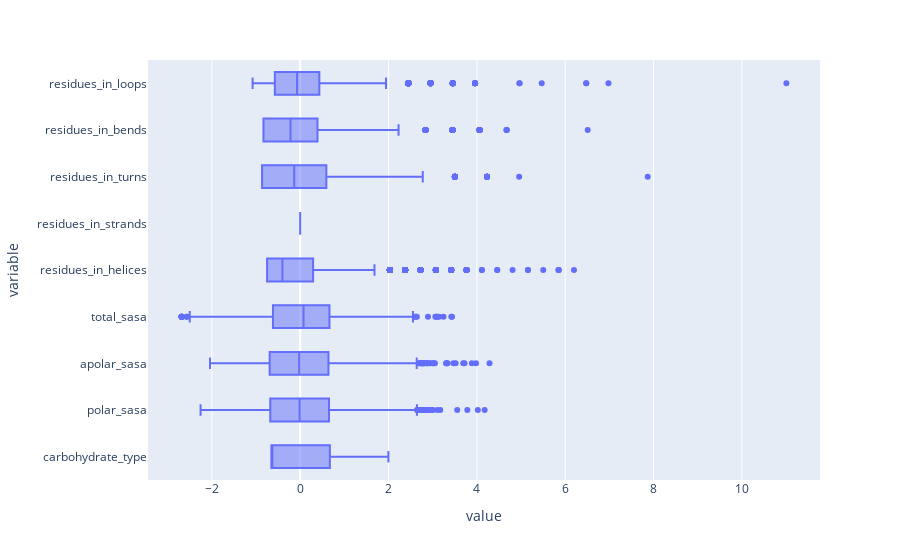

Notebook source saved alongside this figure:
### Code cell
fig = px.box(df, x=selected_column[1:])
fig.show()

### Figure 1 — Plotly figure (JSON) as saved in the notebook; plotly's stock layout.template omitted (floating-point values rounded to 4 significant figures; data arrays with more than 128 entries replaced by an {"elided": "..."} marker saying what was removed)
{"data": [{"alignmentgroup": "True", "hovertemplate": "value=%{x}<br>variable=%{y}<extra></extra>", "legendgroup": "", "marker": {"color": "#636efa"}, "name": "", "notched": false, "offsetgroup": "", "orientation": "h", "showlegend": false, "type": "box", "x": {"elided": "35577 float values"}, "x0": " ", "xaxis": "x", "y": {"elided": "35577 str values"}, "y0": " ", "yaxis": "y"}], "layout": {"boxmode": "group", "legend": {"tracegroupgap": 0}, "margin": {"t": 60}, "xaxis": {"anchor": "y", "domain": [0, 1], "title": {"text": "value"}}, "yaxis": {"anchor": "x", "domain": [0, 1], "title": {"text": "variable"}}}}
